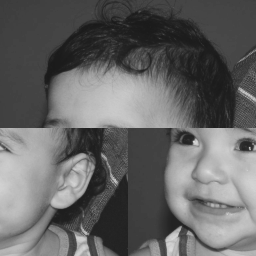
//> input picture opencv_cpp/2.2/bielchangequad.png, 256 x 256 px
$ ./trocaregioes bielchangequad.png   (built with g++ and OpenCV 4)
//> lines starting //> are read from the running program, lines starting //| are printed output that depends on the picture
#include <iostream>
#include <opencv2/opencv.hpp>
#include <opencv/highgui.h>
#include <vector>
#include <algorithm>

int main(int argc, char* argv[])
{
	cv::Mat image;
  image = cv::imread(argv[1],CV_LOAD_IMAGE_GRAYSCALE);
//> image is the input picture: 256 rows x 256 cols, CV_8UC1; min 26, max 219, mean 100.9

  if(!image.data)
	{
		std::cout << "[ERROR]: image " << argv[1] << "didn't load." << std::endl;
	}

	cv::Mat imgaux(image.size().width,image.size().height,CV_8UC1);

	cv::Mat quad1(image,cv::Rect(0,
															 0,
															 image.size().width/2,
															 image.size().height/2));
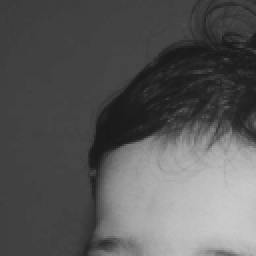
//> quad1: 128 rows x 128 cols, CV_8UC1 (shown 2 times larger); min 26, max 203, mean 87.9

	cv::Mat quad2(image,cv::Rect(image.size().width/2,
															 0,
															 image.size().width/2,
															 image.size().height/2));
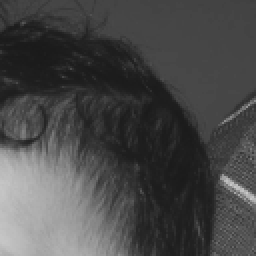
//> quad2: 128 rows x 128 cols, CV_8UC1 (shown 2 times larger); min 26, max 201, mean 72.7

	cv::Mat quad3(image,cv::Rect(0,
															 image.size().height/2,
															 image.size().width/2,
															 image.size().height/2));
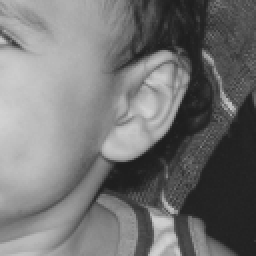
//> quad3: 128 rows x 128 cols, CV_8UC1 (shown 2 times larger); min 29, max 211, mean 115.9

	cv::Mat quad4(image,cv::Rect(image.size().width/2,
															 image.size().height/2,
															 image.size().width/2,
															 image.size().height/2));
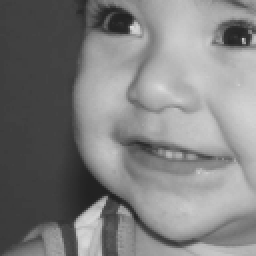
//> quad4: 128 rows x 128 cols, CV_8UC1 (shown 2 times larger); min 32, max 219, mean 127.2

	quad1.copyTo(imgaux(cv::Rect(0,
															 0,
															 image.size().width/2,
															 image.size().height/2)));

	quad2.copyTo(imgaux(cv::Rect(image.size().width/2,
															 0,
															 image.size().width/2,
															 image.size().height/2)));
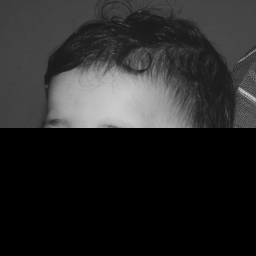
//> imgaux: 256 rows x 256 cols, CV_8UC1; min 0, max 203, mean 40.1

	quad3.copyTo(imgaux(cv::Rect(image.size().width/2,
															 image.size().height/2,
															 image.size().width/2,
															 image.size().height/2)));
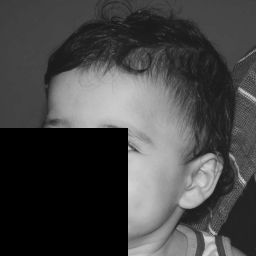
//> imgaux: 256 rows x 256 cols, CV_8UC1; min 0, max 211, mean 69.1

	quad4.copyTo(imgaux(cv::Rect(0,
															 image.size().height/2,
															 image.size().width/2,
															 image.size().height/2)));
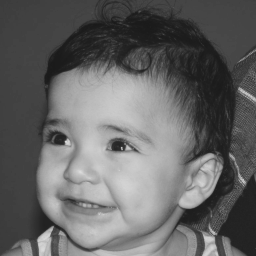
//> imgaux: 256 rows x 256 cols, CV_8UC1; min 26, max 219, mean 100.9

	cvNamedWindow("Window",CV_WINDOW_AUTOSIZE);

	cv::imshow("Window",imgaux );

  cvWaitKey();

  return 0;
}
